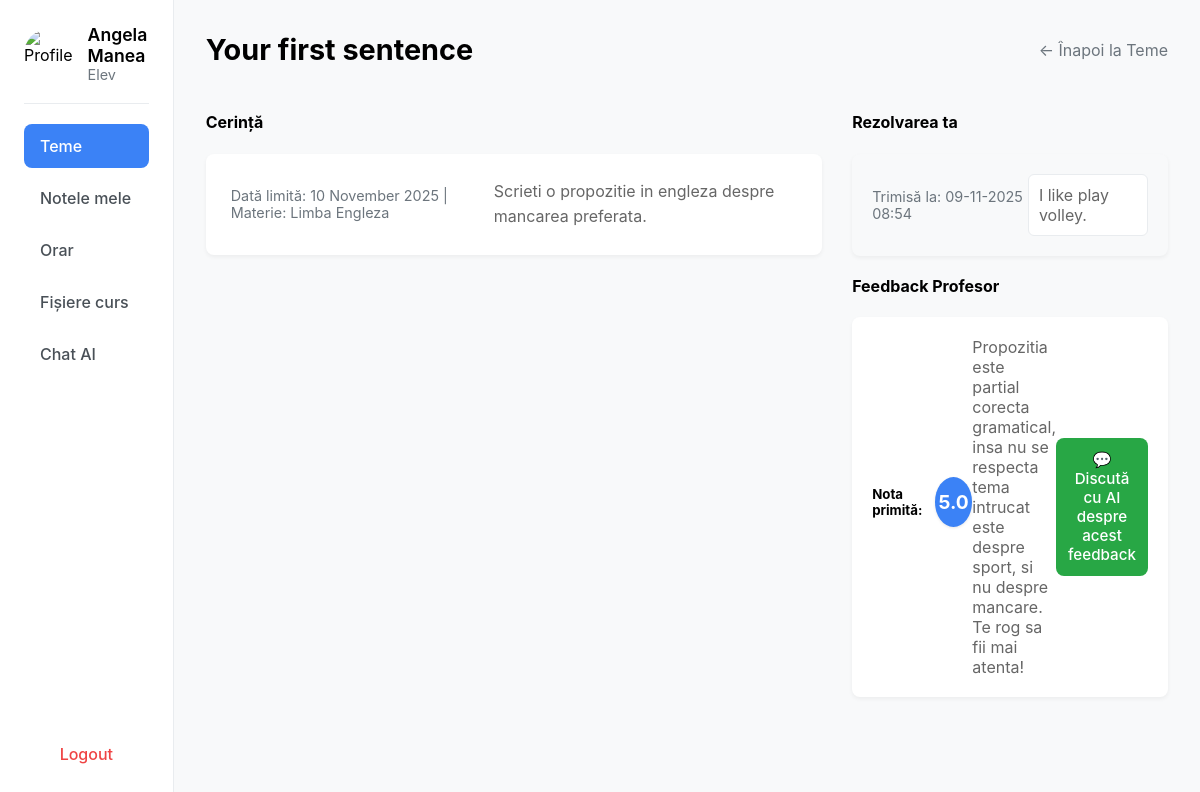
/tema/3 (signed in), run on the app's committed database.
### app/models.py (models this page shows, shortened)
class User(db.Model, UserMixin):
    __tablename__ = 'user'
    id = db.Column(db.Integer, primary_key=True)
    name = db.Column(db.String(100), nullable=False)
    email = db.Column(db.String(150), unique=True, nullable=False)
    password_hash = db.Column(db.String(256), nullable=False)  # Am mărit la 256 pentru siguranță
    role = db.Column(db.String(20), nullable=False)  # 'student', 'professor', 'parent'
    student = db.relationship('Student', back_populates='user', uselist=False)
    professor = db.relationship('Professor', back_populates='user', uselist=False)
    parent = db.relationship('Parent', back_populates='user', uselist=False)

class Assignment(db.Model):
    __tablename__ = 'assignment'
    id = db.Column(db.Integer, primary_key=True)
    teacher_id = db.Column(db.Integer, db.ForeignKey('professor.id'), nullable=False)
    subject_id = db.Column(db.Integer, db.ForeignKey('subject.id'), nullable=False)  # 'id_materie FK'
    title = db.Column(db.String(150), nullable=False)
    description = db.Column(db.Text, nullable=True)
    created_at = db.Column(db.DateTime, default=datetime.utcnow)
    due_date = db.Column(db.DateTime, nullable=True)  # Data limită
    teacher = db.relationship('Professor', back_populates='assignments')
    subject = db.relationship('Subject', back_populates='assignments')
    submissions = db.relationship('Submission', back_populates='assignment')

class Subject(db.Model):  # Fosta tabelă "Materie" (top-dreapta)
    __tablename__ = 'subject'
    id = db.Column(db.Integer, primary_key=True)
    name = db.Column(db.String(150), nullable=False)
    description = db.Column(db.Text, nullable=True, default='No description')  # valoare default
    color = db.Column(db.String(50), nullable=False, default='bg-blue-500')   # valoare default
    assignments = db.relationship('Assignment', back_populates='subject')
    student_subjects = db.relationship('StudentSubject', back_populates='subject')
    absences = db.relationship('Absence', back_populates='subject', cascade='all, delete-orphan')

class Submission(db.Model):
    __tablename__ = 'submission'
    id = db.Column(db.Integer, primary_key=True)
    assignment_id = db.Column(db.Integer, db.ForeignKey('assignment.id'), nullable=False)
    student_id = db.Column(db.Integer, db.ForeignKey('student.id'), nullable=False)
    content = db.Column(db.Text, nullable=True)  # Rezolvarea elevului (poate fi goală inițial)
    status = db.Column(db.String(50), nullable=False, default='Nefăcut')  # ex: Nefăcut, Trimis, Corectat
    submitted_at = db.Column(db.DateTime, nullable=True)  # Se setează doar la trimitere
    assignment = db.relationship('Assignment', back_populates='submissions')
    student = db.relationship('Student', back_populates='submissions')
    feedback = db.relationship('Feedback', back_populates='submission', uselist=False,
                               cascade="all, delete-orphan")  # Relație unu-la-unu

class Feedback(db.Model):
    __tablename__ = 'feedback'
    id = db.Column(db.Integer, primary_key=True)
    submission_id = db.Column(db.Integer, db.ForeignKey('submission.id'), unique=True, nullable=False)
    grade = db.Column(db.String(10), nullable=True)  # Nota (ex: 10, 7.5, "A+")
    feedback_text = db.Column(db.Text, nullable=True)  # Feedback-ul profesorului
    created_at = db.Column(db.DateTime, default=datetime.utcnow)
    submission = db.relationship('Submission', back_populates='feedback')
    ai_reports = db.relationship('AIReport', back_populates='feedback', cascade="all, delete-orphan")

### app/routes.py (the view, shortened to what this page needs)
@bp.route("/tema/<int:id_tema>", methods=["GET", "POST"])
@login_required
def detaliu_tema(id_tema):
    if current_user.role != "Elev":
        flash("Acces nepermis.", "error")
        return redirect(url_for("main.home"))
    student_profile = Student.query.filter_by(user_id=current_user.id).first()
    assignment = Assignment.query.get_or_404(id_tema)
    submission = Submission.query.filter_by(
        assignment_id=id_tema,
        student_id=student_profile.id
    ).first()
    if not submission:
        flash("Aceasta tema nu ti-a fost asignata.", "error")
        return redirect(url_for('main.home'))
    feedback = None
    if submission and submission.feedback:
        feedback = submission.feedback
    return render_template(
        "detaliu_tema_elev.html",
        user=current_user,
        assignment=assignment,
        submission=submission,
        feedback=feedback
    )

### app/__init__.py (called while the page is built)
def create_app():
    app = Flask(__name__)
    app.secret_key = "secret123"  # schimbă cu ceva sigur
    app.config['SQLALCHEMY_DATABASE_URI'] = 'sqlite:///users.db'
    app.config['SQLALCHEMY_TRACK_MODIFICATIONS'] = False
    db.init_app(app)
    login_manager.init_app(app)
    from .routes import bp
    app.register_blueprint(bp)
    from .models import User  # import modelul User
    @login_manager.user_loader
    def user_loader(user_id):
        try:
            return User.query.get(int(user_id))
        except ValueError:
            return None
    with app.app_context():
        db.create_all()
    return app

### app/templates/detaliu_tema_elev.html (shortened to what this page needs)
{% extends "base.html" %}
{% block content %}
<div class="sidebar">
    <div class="profile">
        <img src="{{ url_for('static', filename='images/avatar.png') }}" alt="Profile">
        <div>
            <h3>{{ user.name }}</h3>
            <p>{{ user.role }}</p>
        </div>
    </div>
    <ul class="menu">
        <li class="active"><a href="{{ url_for('main.home') }}">Teme</a></li>
        <li><a href="#">Notele mele</a></li>
        <li><a href="{{ url_for('main.orar') }}">Orar</a></li>
        <li><a href="#">Fișiere curs</a></li>
        <li><a href="{{ url_for('main.chat_page') }}" target="_blank">Chat AI</a></li>
    </ul>
    <a class="logout" href="{{ url_for('main.logout') }}">Logout</a>
</div>
<div class="main">
    <div class="header">
        <h2>{{ assignment.title }}</h2>
        <a href="{{ url_for('main.home') }}" style="text-decoration: none; color: #6c757d;">&larr; Înapoi la Teme</a>
    </div>
    <div style="display: flex; gap: 30px;">
        <div style="flex: 2;">
            <h4>Cerință</h4>
            <div class="assignment-card" style="padding: 25px;">
                <p style="color: #6c757d; font-size: 0.9rem;">
                    Dată limită: {{ assignment.due_date.strftime('%d %B %Y') if assignment.due_date else 'N/A' }} |
                    Materie: {{ assignment.subject.name }}
                </p>
                <p style="line-height: 1.6; white-space: pre-wrap;">{{ assignment.description }}</p>
            </div>
        </div>
        <div style="flex: 1;">
            {% if submission.status == 'Trimis' or submission.status == 'Corectat' %}
                <h4>Rezolvarea ta</h4>
                <div class="assignment-card" style="background-color: #f8f9fa;">
                    <p style="font-size: 0.9rem; color: #6c757d;">Trimisă la: {{ submission.submitted_at.strftime('%d-%m-%Y %H:%M') }}</p>
                    <p style="white-space: pre-wrap; background: #fff; padding: 10px; border-radius: 6px; border: 1px solid #e9ecef;">{{ submission.content }}</p>
                </div>
                {% if feedback %}
                <h4 style="margin-top: 20px;">Feedback Profesor</h4>
                <div class="assignment-card">
                    <div style="display: flex; justify-content: space-between; align-items: center; margin-bottom: 10px;">
                        <h5 style="margin: 0;">Nota primită:</h5>
                        <span class="grade-badge" style="width: 50px; height: 50px; font-size: 1.2rem;">{{ feedback.grade }}</span>
                    </div>
                    <p style="white-space: pre-wrap;">{{ feedback.feedback_text }}</p>
                    <a href="{{ url_for('main.chat_page', feedback_id=feedback.id) }}"
                       target="_blank"
                       class="primary-action"
                       style="width: 100%; box-sizing: border-box; text-align: center; text-decoration: none; display: inline-block; background-color: #28a745; color: white; border: none; padding: 12px; font-size: 0.95rem; font-weight: 500; border-radius: 8px; cursor: pointer;">
                        💬 Discută cu AI despre acest feedback
                    </a>
                    </div>
                {% elif submission.status == 'Trimis' %}
                <div class="status status-în-progres" style="margin-top: 20px; text-align: center;">Așteaptă corectare...</div>
                {% endif %}
            {% endif %}
        </div>
    </div>
</div>
{% endblock %}

### app/static/css/dashboard.css (style rules this page uses)
body { font-family: -apple-system, BlinkMacSystemFont, "Segoe UI", Roboto, Helvetica, Arial, sans-serif; background-color: #f8f9fa; margin: 0; display: flex; min-height: 100vh; }
.sidebar { width: 260px; background: #ffffff; border-right: 1px solid #e9ecef; display: flex; flex-direction: column; padding: 24px; box-sizing: border-box; }
.main { flex-grow: 1; padding: 32px; background-color: #f8f9fa; }
.profile { display: flex; align-items: center; gap: 15px; padding-bottom: 20px; border-bottom: 1px solid #e9ecef; }
.profile img { width: 50px; height: 50px; border-radius: 50%; }
.profile h3 { margin: 0; font-size: 1.1rem; font-weight: 600; }
.profile p { margin: 0; font-size: 0.9rem; color: #6c757d; }
.menu { list-style: none; padding: 20px 0; margin: 0; flex-grow: 1; }
.menu li { margin-bottom: 8px; }
.menu li a { display: block; padding: 12px 16px; text-decoration: none; color: #495057; font-weight: 500; border-radius: 8px; transition: background-color 0.2s, color 0.2s; }
.menu li.active a { background-color: #3b82f6; color: #ffffff; }
.logout { display: block; padding: 12px 16px; text-decoration: none; color: #ef4444; font-weight: 500; border-radius: 8px; transition: background-color 0.2s; text-align: center; }
.header { display: flex; justify-content: space-between; align-items: center; margin-bottom: 24px; }
.header h2 { margin: 0; font-size: 1.8rem; font-weight: 700; }
.assignment-card { background: #fff; border-radius: 8px; padding: 20px; box-shadow: 0 2px 4px rgba(0,0,0,0.05); display: flex; justify-content: space-between; align-items: center; transition: box-shadow 0.2s; }
.assignment-card p { margin: 0; color: #666; }
.grade-badge { background-color: #3b82f6; color: white; font-size: 1.1rem; font-weight: bold; border-radius: 50%; width: 45px; height: 45px; display: flex; align-items: center; justify-content: center; box-shadow: 0 1px 3px rgba(0,0,0,0.1); }

### data on the page
User: name "Angela Manea", role "Elev"
Assignment: title "Your first sentence", due_date "10 November 2025", description "Scrieti o propozitie in engleza despre mancarea preferata."
Subject: subject.name "Limba Engleza"
Submission: submitted_at "09-11-2025 08:54", content "I like play volley."
Feedback: grade "5.0", feedback_text "Propozitia este partial corecta gramatical, insa nu se respecta tema intrucat este despre sport, si nu despre mancare. Te rog sa fii mai atenta!"
